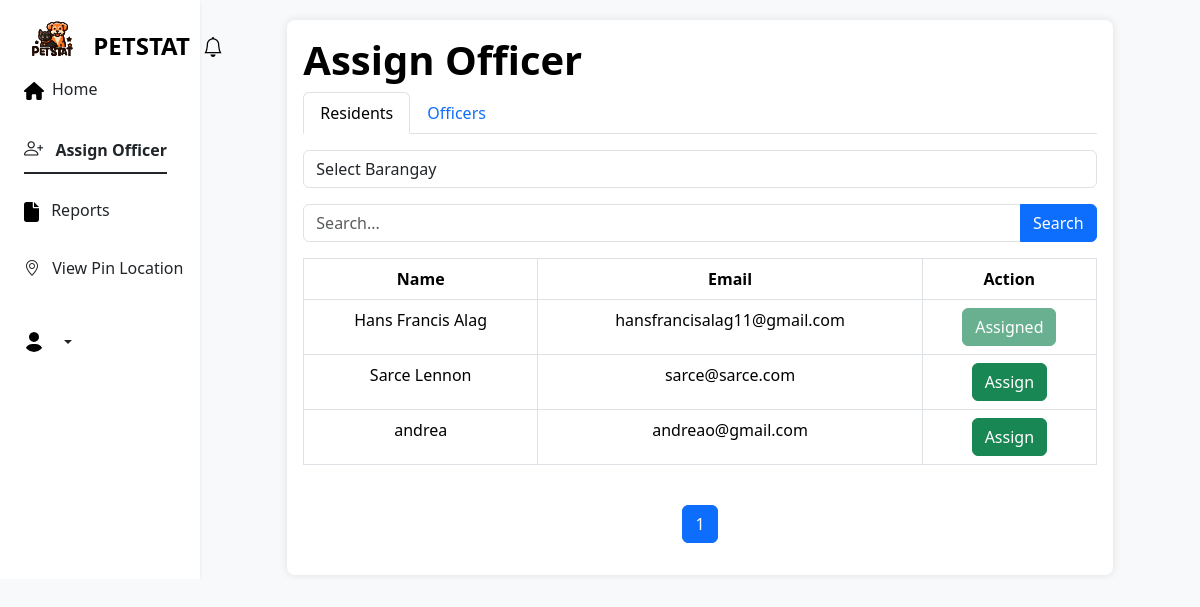
The page /assign_officer.php?barangay=43 on the database its author committed.
### tables this page shows
CREATE TABLE `resident` (
  `residentID` int(11) NOT NULL,
  `geoID` int(11) NOT NULL,
  `brgyID` int(11) NOT NULL,
  `name` varchar(50) NOT NULL,
  `contactNo` varchar(15) NOT NULL,
  `email` varchar(50) NOT NULL,
  `password` varchar(255) NOT NULL,
  `userType` tinyint(1) NOT NULL DEFAULT 0,
  `userStatus` tinyint(1) NOT NULL DEFAULT 0,
  `reset_token` int(255) NOT NULL,
  `created_at` timestamp NOT NULL DEFAULT current_timestamp(),
  `account_date` date DEFAULT current_timestamp()
);

### assign_officer.php (the view, shortened to what this page needs)
<?php
$name = isset($_SESSION['admin']['name']) ? $_SESSION['admin']['name'] : '';
?>
<!DOCTYPE html>
<html lang="en">
<head>
  <link rel="stylesheet" href="https://unpkg.com/leaflet@1.9.4/dist/leaflet.css" />
    <link href="https://cdn.maptiler.com/maptiler-sdk-js/v1.1.1/maptiler-sdk.css" rel="stylesheet" />
    <link href="https://cdn.jsdelivr.net/npm/bootstrap@5.3.2/dist/css/bootstrap.min.css" rel="stylesheet">
    <link rel="stylesheet" href="https://cdnjs.cloudflare.com/ajax/libs/leaflet/1.7.1/leaflet.css" />
    <link href="https://cdn.jsdelivr.net/npm/bootstrap-icons@1.8.0/font/bootstrap-icons.css" rel="stylesheet">
    <link rel="stylesheet" href="https://cdnjs.cloudflare.com/ajax/libs/bootstrap/5.3.0/css/bootstrap.min.css">
    <link href="https://cdn.jsdelivr.net/npm/bootstrap@5.3.2/dist/css/bootstrap.min.css" rel="stylesheet">
    <link href="https://cdn.jsdelivr.net/npm/bootstrap-icons@1.8.0/font/bootstrap-icons.css" rel="stylesheet">
    <link rel="stylesheet" type="text/css" href="https://cdn.datatables.net/1.11.5/css/jquery.dataTables.min.css">
    <link rel="stylesheet" type="text/css" href="https://cdn.datatables.net/buttons/2.2.2/css/buttons.dataTables.min.css">
    <link rel="stylesheet" href="https://cdnjs.cloudflare.com/ajax/libs/leaflet/1.7.1/leaflet.css" />
    <link href="https://cdn.jsdelivr.net/npm/bootstrap@5.3.2/dist/css/bootstrap.min.css" rel="stylesheet">
    <link href="https://cdn.jsdelivr.net/npm/bootstrap-icons@1.8.0/font/bootstrap-icons.css" rel="stylesheet">
</head>
<body>
    <div class="container-fluid overflow-hidden">
        <div class="row overflow-auto">
            <div class="col-12 col-sm-3 shadow-sm bg-white col-xl-2 px-sm-2 px-0 d-flex sticky-top">
                <div class="d-flex flex-sm-column flex-row flex-grow-1 align-items-center align-items-sm-start px-3 pt-2 text-white">
                                    <div class="navbar-brand fs-4 d-flex align-items-center mb-3 mb-md-0 me-md-auto">
                        <a href="#" class="d-flex align-items-center text-black text-decoration-none">
                            <span class="">
                                <img class="bi me-2" width="55" height="55" role="img" src="petstaticon.svg"></img>
                                <span class="d-none d-sm-inline pt-3" style="vertical-align: -10px;"><strong>PETSTAT</strong></span>
                            </span>
                        </a>
                        <div class="d-flex align-items-center text-black text-decoration-none" style="position: relative;">
                                            <a href="#" class="btn btn-link me-2" data-bs-toggle="modal" data-bs-target="#notificationModal" style="padding-top: 7px; position: relative;">
                                                <i class="bi bi-bell fs-5 text-black" style="vertical-align: -20px;"></i>
                                            </a>
                                        </div>
                                    </div>
                    <ul class="nav nav-underline flex-sm-column flex-row flex-nowrap flex-shrink-1 flex-sm-grow-0 flex-grow-1 mb-sm-auto justify-content-center align-items-center align-items-sm-start" id="menu">
                    <li class="nav-item">
                            <a href="dashboardMAO.php" class="flex-sm-fill text-sm-center nav-link text-dark" aria-current="page">
                                <span class="ms-2 d-none d-sm-inline">Home</span>
                            </a>
                        </li>
                        <li class="nav-item">
                            <form method="post" action="./assign_officer.php?active-tab=1">
                                <button type="submit" data-bs-toggle="collapse" class="nav-link text-dark px-sm-0 px-2 active">
                                    <strong><i class="bi bi-person-plus" style="font-size: 1.2rem;"></i></strong>
                                    <span class="ms-2 d-none d-sm-inline">Assign Officer</span>
                                </button>
                            </form>
                        </li>
                        <li class="nav-item">
                            <form method="post" action="./tabular.php?active-tab=1" style="display: inline;">
                                <button type="submit" data-bs-toggle="collapse" class="nav-link text-dark px-sm-0 px-2"> <span class="ms-2 d-none d-sm-inline"> Reports</span></button>
                            </form>
                        </li>
                        <li class="nav-item">
                            <form method="post" action="./pin_location.php?active-tab=1" style="display: inline;">
                                <button type="submit" class="nav-link text-dark">
                                  <i class="bi bi-geo-alt"></i>
                                  <span class="ms-2 d-none d-sm-inline">  View Pin Location
                                    </span></button>
                            </form>
                        </li>
                        <link href="https://cdn.jsdelivr.net/npm/bootstrap-icons@1.8.0/font/bootstrap-icons.css" rel="stylesheet">
                        <div class="dropdown py-sm-4 mt-sm-auto ms-auto ms-sm-0 flex-shrink-1">
                            <a href="#" class="d-flex align-items-center text-dark text-decoration-none dropdown-toggle" id="dropdownUser1" data-bs-toggle="dropdown" aria-expanded="false">
                                <strong><span class="d-none d-sm-inline mx-1"> <?php echo $name; ?> </span>
                                </strong>
                            </a>
                        </div>
                    </ul>
                </div>
            </div>
            <div class="col d-flex flex-column h-sm-100">
                <main class="row overflow-auto">
                    <div class="col-md-10 p-1 mt-2 my-auto mx-auto">
                        <div class="container mt-2 p-3">
                    <h1>Assign Officer</h1>
                    <ul class="nav nav-tabs" id="myTab" role="tablist">
                      <li class="nav-item">
                        <a class="nav-link active" id="resident-tab" data-toggle="tab" href="#resident" role="tab" aria-controls="resident" aria-selected="true">Residents</a>
                      </li>
                      <li class="nav-item">
                        <a class="nav-link" id="officer-tab" data-toggle="tab" href="#officer" role="tab" aria-controls="officer" aria-selected="false">Officers</a>
                      </li>
                    </ul>
                    <div class="tab-content" id="myTabContent">
                    <div class="tab-pane active show" id="resident">
                        <form action="" method="GET" id="residentForm">
                            <div class="form-group">
                                <select class="form-control" id="barangaySelect" name="barangay" onchange="submitForm_resident('residentForm')">
                                    <option value="0">Select Barangay</option>
                                </select>
                            </div>
                        </form>
                    <?php
                $servername = "localhost";
                $username = "root";
                $password = "";
                $dbname = "petstatvan";
                if(isset($_GET['barangay'])) {
                    $selected_barangay = $_GET['barangay'];
                    $search_new = isset($_POST['newSearch']) ? $_POST['newSearch'] : '';
                    $conn = new mysqli($servername, $username, $password, $dbname);
                    $items_per_page = 8;
                    $page = isset($_GET['page']) ? $_GET['page'] : 1;
                    $start_index = ($page - 1) * $items_per_page;
                    $count_query = "SELECT COUNT(*) as total FROM resident WHERE brgyID = $selected_barangay";
                    $count_result = $conn->query($count_query);
                    $count_row = $count_result->fetch_assoc();
                    $total_residents = $count_row['total'];
                    $total_pages = ceil($total_residents / $items_per_page);
                    $sql = "SELECT * FROM resident WHERE brgyID = $selected_barangay";
                    $sql .= " LIMIT $start_index, $items_per_page";
                    $result = $conn->query($sql);
                ?>
                <div id="residentResults">
                    <form method="POST" action="assign_officer.php?active-tab=1&barangay=<?php echo $selected_barangay; ?>">
                        <div class="input-group mb-3">
                            <input type="text" class="form-control" id="newSearch" name="newSearch" placeholder="Search..." value="<?php echo $search_new; ?>">
                            <button class="btn btn-primary" id="newSearchBtn" type="submit">Search</button>
                        </div>
                    </form>
                    <?php
                    if ($result->num_rows > 0) {
                        echo "<div class='table-responsive'>";
                        echo "<table class='table text-center table-bordered table-hover' style='width:100%'>";
                        echo "<thead>
                                <tr>
                                    <th>Name</th>
                                    <th>Email</th>
                                    <th>Action</th>
                                </tr>
                            </thead>";
                        echo "<tbody>";
                        while ($row = $result->fetch_assoc()) {
                            echo "<tr>
                                    <td>" . $row["name"] . "</td>
                                    <td>" . $row["email"] . "</td>";
                            if ($row['userType'] == 1) {
                                echo '<td><button type="button" class="btn btn-success" disabled>Assigned</button></td>';
                            } else {
                                echo '<td>
                                        <form method="POST" action="process_assign.php" class="assign-form" data-brgyid="' . $selected_barangay . '" onsubmit="return confirmAssign(this);">
                                            <input type="hidden" name="residentID" value="' . $row['residentID'] . '">
                                            <input type="hidden" name="notifDate" value="' . date('Y:m:d H:i:s') . '">
                                            <input type="hidden" name="notifType" value="10">
                                            <input type="hidden" name="page" value="' . $page . '">
                                            <input type="hidden" name="barangay" value="' . $row['brgyID'] . '">
                                            <input type="hidden" name="notifMessage" value="Your account has been assigned as Barangay Officer.">
                                            <input type="hidden" name="brgyID" value="' . $selected_barangay . '">
                                            <button type="submit" name="Assign" class="btn btn-success">Assign</button>
                                        </form>
                                    </td>';
                            }
                            echo "</tr>";
                        }
                        echo "</tbody></table>";
                        echo "</div>";
                        echo '<div class="d-flex justify-content-center mt-4">
                                <ul class="pagination">';
                        for ($b = 1; $b <= $total_pages; $b++) {
                            echo '<li class="page-item ' . (($b == $page) ? 'active' : '') . '">
                                    <a class="page-link" href="assign_officer.php?barangay=' . $selected_barangay . '&page=' . $b . '">' . $b . '</a>
                                </li>';
                        }
                        echo '</ul></div>';
                    } else {
                        echo "<p>No residents found in selected barangay</p>";
                    }
                    ?>
                </div>
                <?php
                } else {
                    echo "<p>No barangay selected</p>";
                }
                ?>
                </div>
                      </div>
                    </div>
                  </div>
                </main>
            </div>
</body>
</html>

### assign_officer.php (style rules this page uses)
body { background-color: #f8f9fa; }
.container { background-color: #ffffff; border-radius: 8px; box-shadow: 0 0 10px rgba(0, 0, 0, 0.1); }
h1 { color: black; font-weight: bold; }
.nav-tabs { margin-bottom: 1rem; }
@media (min-width: 576px) { .h-sm-100 { height: 100%; } }

### rows shown on the page
resident: name "Hans Francis Alag", email "hansfrancisalag11@gmail.com", userType "Assigned"
resident: name "Sarce Lennon", email "sarce@sarce.com"
resident: name "andrea", email "andreao@gmail.com"
